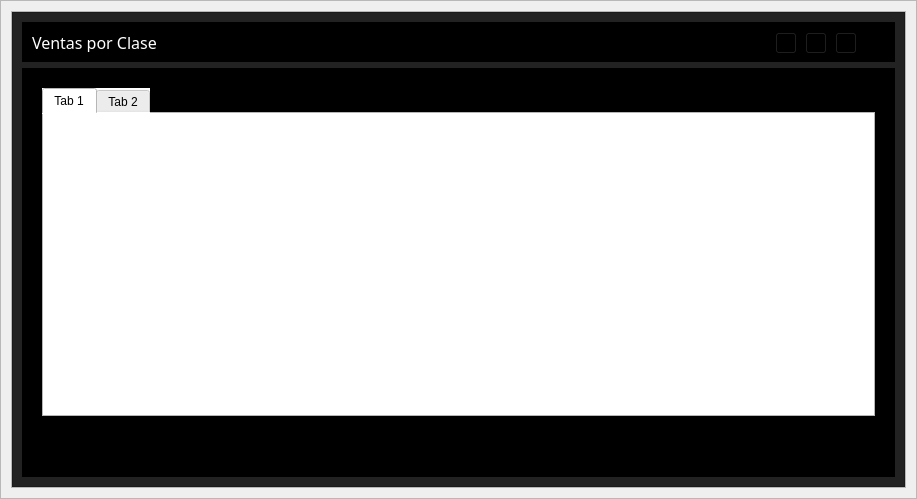
<?xml version="1.0" encoding="UTF-8"?>
<ui version="4.0">
 <class>ViewEmpleado</class>
 <widget class="QWidget" name="ViewEmpleado">
  <property name="geometry">
   <rect>
    <x>0</x>
    <y>0</y>
    <width>917</width>
    <height>499</height>
   </rect>
  </property>
  <property name="windowTitle">
   <string>Form</string>
  </property>
  <layout class="QVBoxLayout" name="verticalLayout">
   <property name="spacing">
    <number>0</number>
   </property>
   <property name="leftMargin">
    <number>0</number>
   </property>
   <property name="topMargin">
    <number>0</number>
   </property>
   <property name="rightMargin">
    <number>0</number>
   </property>
   <property name="bottomMargin">
    <number>0</number>
   </property>
   <item>
    <widget class="QFrame" name="central_widget_frame">
     <property name="frameShape">
      <enum>QFrame::StyledPanel</enum>
     </property>
     <property name="frameShadow">
      <enum>QFrame::Raised</enum>
     </property>
     <layout class="QVBoxLayout" name="shadow_layout">
      <property name="spacing">
       <number>0</number>
      </property>
      <property name="leftMargin">
       <number>10</number>
      </property>
      <property name="topMargin">
       <number>10</number>
      </property>
      <property name="rightMargin">
       <number>10</number>
      </property>
      <property name="bottomMargin">
       <number>10</number>
      </property>
      <item>
       <widget class="QFrame" name="background_frame">
        <property name="frameShape">
         <enum>QFrame::StyledPanel</enum>
        </property>
        <property name="frameShadow">
         <enum>QFrame::Raised</enum>
        </property>
        <layout class="QVBoxLayout" name="verticalLayout_2">
         <property name="spacing">
          <number>0</number>
         </property>
         <property name="leftMargin">
          <number>0</number>
         </property>
         <property name="topMargin">
          <number>0</number>
         </property>
         <property name="rightMargin">
          <number>0</number>
         </property>
         <property name="bottomMargin">
          <number>0</number>
         </property>
         <item>
          <widget class="QFrame" name="content_frame">
           <property name="minimumSize">
            <size>
             <width>0</width>
             <height>0</height>
            </size>
           </property>
           <property name="styleSheet">
            <string notr="true">background-color: rgb(34, 34, 34);</string>
           </property>
           <property name="frameShape">
            <enum>QFrame::StyledPanel</enum>
           </property>
           <property name="frameShadow">
            <enum>QFrame::Raised</enum>
           </property>
           <layout class="QVBoxLayout" name="verticalLayout_7">
            <property name="spacing">
             <number>6</number>
            </property>
            <property name="leftMargin">
             <number>9</number>
            </property>
            <property name="topMargin">
             <number>9</number>
            </property>
            <property name="rightMargin">
             <number>9</number>
            </property>
            <property name="bottomMargin">
             <number>9</number>
            </property>
            <item>
             <widget class="QFrame" name="frame_nav">
              <property name="minimumSize">
               <size>
                <width>0</width>
                <height>40</height>
               </size>
              </property>
              <property name="maximumSize">
               <size>
                <width>16777215</width>
                <height>40</height>
               </size>
              </property>
              <property name="styleSheet">
               <string notr="true">background-color: rgb(0, 0, 0);</string>
              </property>
              <property name="frameShape">
               <enum>QFrame::StyledPanel</enum>
              </property>
              <property name="frameShadow">
               <enum>QFrame::Raised</enum>
              </property>
              <layout class="QHBoxLayout" name="horizontalLayout_6">
               <item>
                <widget class="QLabel" name="label_tittle">
                 <property name="font">
                  <font>
                   <family>Tw Cen MT</family>
                   <pointsize>12</pointsize>
                   <weight>50</weight>
                   <italic>false</italic>
                   <bold>false</bold>
                  </font>
                 </property>
                 <property name="styleSheet">
                  <string notr="true">color: rgb(255, 255, 255) ;</string>
                 </property>
                 <property name="text">
                  <string>Ventas por Clase</string>
                 </property>
                </widget>
               </item>
               <item>
                <widget class="QFrame" name="butttons_holder_frame">
                 <property name="minimumSize">
                  <size>
                   <width>110</width>
                   <height>30</height>
                  </size>
                 </property>
                 <property name="maximumSize">
                  <size>
                   <width>110</width>
                   <height>16777215</height>
                  </size>
                 </property>
                 <property name="frameShape">
                  <enum>QFrame::StyledPanel</enum>
                 </property>
                 <property name="frameShadow">
                  <enum>QFrame::Raised</enum>
                 </property>
                 <widget class="QToolButton" name="minimize_button">
                  <property name="geometry">
                   <rect>
                    <x>0</x>
                    <y>0</y>
                    <width>22</width>
                    <height>22</height>
                   </rect>
                  </property>
                  <property name="text">
                   <string>...</string>
                  </property>
                  <property name="icon">
                   <iconset resource="icons.qrc">
                    <normaloff>:/newPrefix/assets/icons/minimize-window.png</normaloff>:/newPrefix/assets/icons/minimize-window.png</iconset>
                  </property>
                 </widget>
                 <widget class="QToolButton" name="restore_button">
                  <property name="geometry">
                   <rect>
                    <x>30</x>
                    <y>0</y>
                    <width>22</width>
                    <height>22</height>
                   </rect>
                  </property>
                  <property name="text">
                   <string>...</string>
                  </property>
                  <property name="icon">
                   <iconset resource="icons.qrc">
                    <normaloff>:/newPrefix/assets/icons/restore-window.png</normaloff>:/newPrefix/assets/icons/restore-window.png</iconset>
                  </property>
                 </widget>
                 <widget class="QToolButton" name="maximize_button">
                  <property name="geometry">
                   <rect>
                    <x>30</x>
                    <y>0</y>
                    <width>22</width>
                    <height>22</height>
                   </rect>
                  </property>
                  <property name="text">
                   <string>...</string>
                  </property>
                  <property name="icon">
                   <iconset resource="icons.qrc">
                    <normaloff>:/newPrefix/assets/icons/maximize-window.png</normaloff>:/newPrefix/assets/icons/maximize-window.png</iconset>
                  </property>
                 </widget>
                 <widget class="QToolButton" name="close_button">
                  <property name="geometry">
                   <rect>
                    <x>60</x>
                    <y>0</y>
                    <width>22</width>
                    <height>22</height>
                   </rect>
                  </property>
                  <property name="text">
                   <string>...</string>
                  </property>
                  <property name="icon">
                   <iconset>
                    <normaloff>../assets/icons/close-window.png</normaloff>../assets/icons/close-window.png</iconset>
                  </property>
                 </widget>
                </widget>
               </item>
              </layout>
             </widget>
            </item>
            <item>
             <widget class="QFrame" name="frame_action">
              <property name="styleSheet">
               <string notr="true">background-color: rgb(0, 0, 0);</string>
              </property>
              <property name="frameShape">
               <enum>QFrame::StyledPanel</enum>
              </property>
              <property name="frameShadow">
               <enum>QFrame::Raised</enum>
              </property>
              <layout class="QVBoxLayout" name="verticalLayout_5">
               <item>
                <widget class="QFrame" name="frame">
                 <property name="frameShape">
                  <enum>QFrame::StyledPanel</enum>
                 </property>
                 <property name="frameShadow">
                  <enum>QFrame::Raised</enum>
                 </property>
                 <layout class="QVBoxLayout" name="verticalLayout_3">
                  <item>
                   <widget class="QTabWidget" name="tabWidget">
                    <property name="styleSheet">
                     <string notr="true">background-color:  white;
color: black;</string>
                    </property>
                    <property name="currentIndex">
                     <number>0</number>
                    </property>
                    <widget class="QWidget" name="tab">
                     <attribute name="title">
                      <string>Tab 1</string>
                     </attribute>
                    </widget>
                    <widget class="QWidget" name="tab_2">
                     <attribute name="title">
                      <string>Tab 2</string>
                     </attribute>
                    </widget>
                   </widget>
                  </item>
                  <item>
                   <widget class="QFrame" name="frame_2">
                    <property name="frameShape">
                     <enum>QFrame::StyledPanel</enum>
                    </property>
                    <property name="frameShadow">
                     <enum>QFrame::Raised</enum>
                    </property>
                    <layout class="QHBoxLayout" name="horizontalLayout">
                     <item>
                      <widget class="QLabel" name="total_label">
                       <property name="font">
                        <font>
                         <pointsize>9</pointsize>
                         <weight>75</weight>
                         <bold>true</bold>
                        </font>
                       </property>
                       <property name="styleSheet">
                        <string notr="true">color: rgb(255, 255, 255) ;</string>
                       </property>
                       <property name="text">
                        <string/>
                       </property>
                       <property name="alignment">
                        <set>Qt::AlignCenter</set>
                       </property>
                      </widget>
                     </item>
                    </layout>
                   </widget>
                  </item>
                 </layout>
                </widget>
               </item>
              </layout>
             </widget>
            </item>
           </layout>
          </widget>
         </item>
        </layout>
       </widget>
      </item>
     </layout>
    </widget>
   </item>
  </layout>
 </widget>
 <resources>
  <include location="icons.qrc"/>
 </resources>
 <connections/>
</ui>
